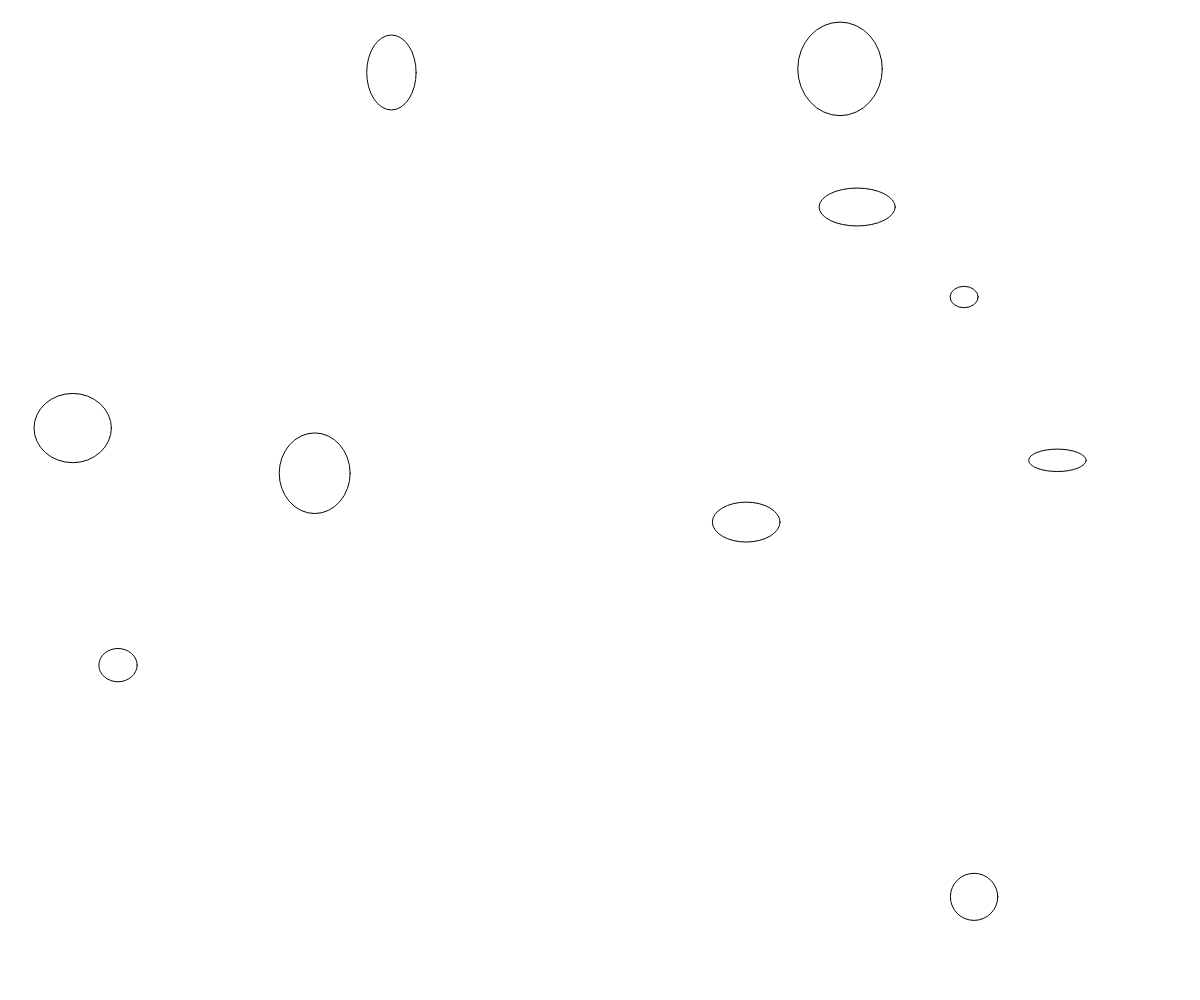
Frame 1 (no input)
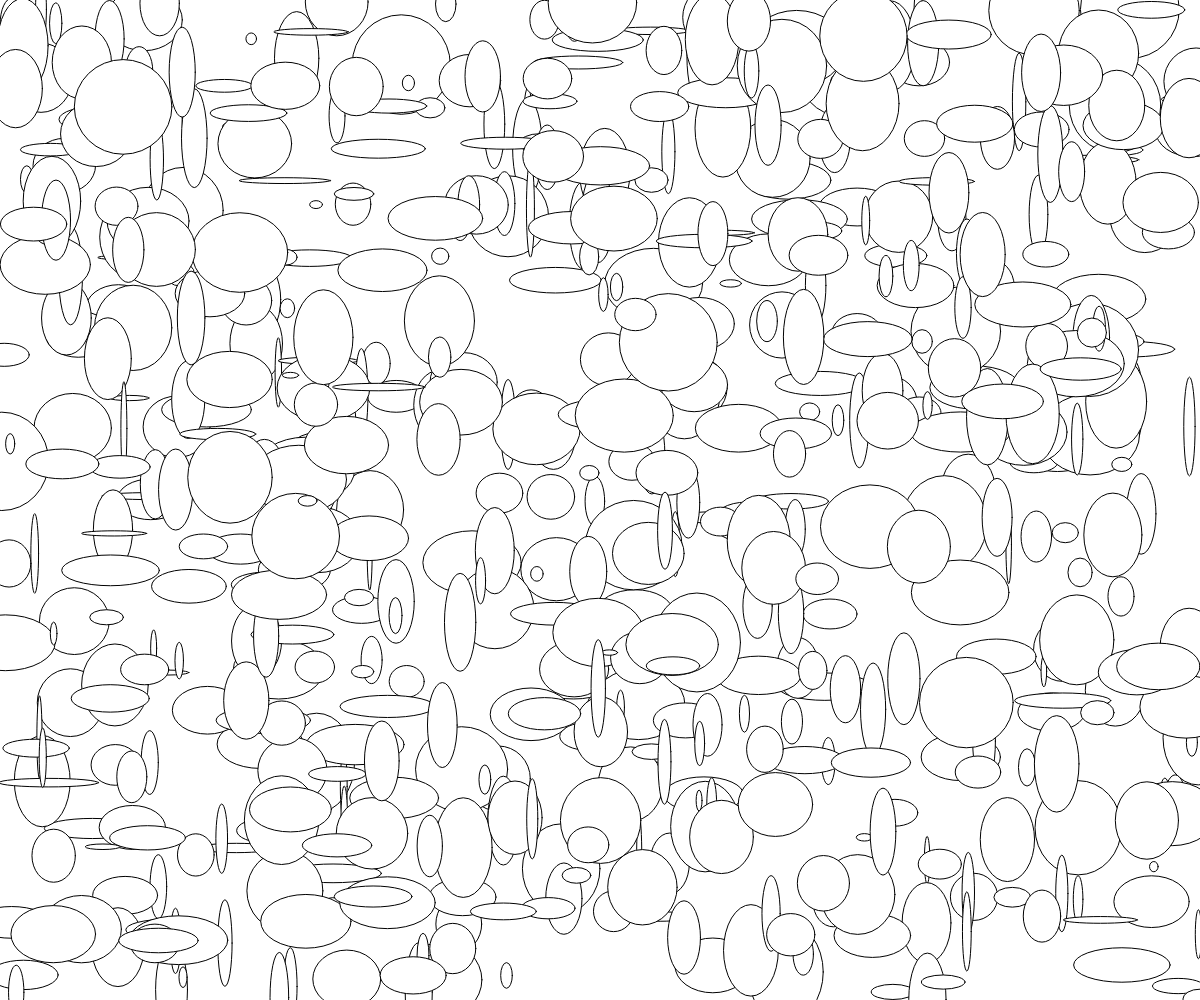
Frame 60 (no input)
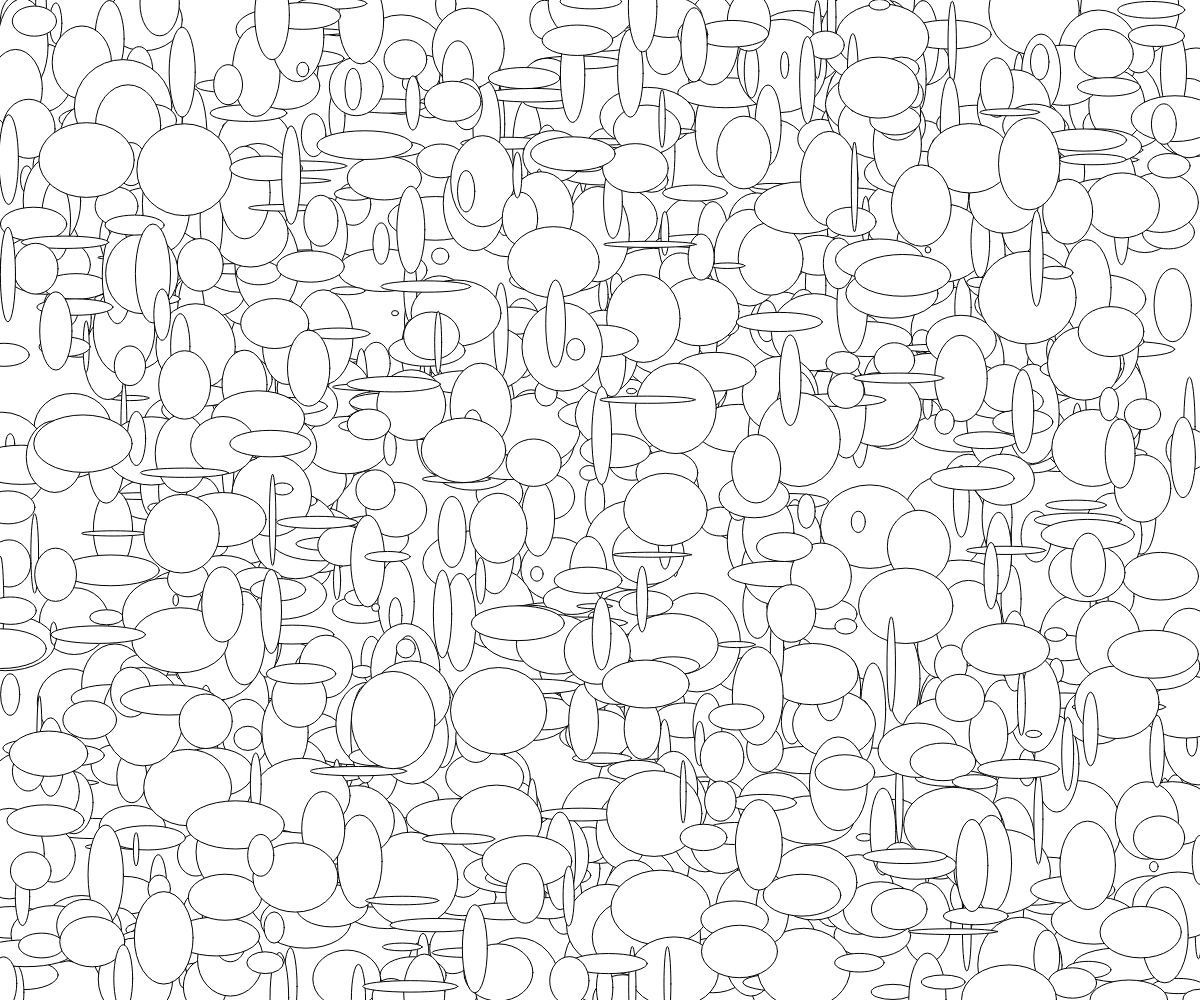
Frame 120 (the mouse pressed at the canvas centre since frame 60)

The p5.js sketch that drew these frames (run headless with seeded random() and noise() and a simulated clock; from frame 60 on, the mouse is pressed at the canvas centre):

// p5.js sketch
// ── sketch.js
let escala =20;

function setup() {
  createCanvas(windowWidth, windowHeight);
  for (let iterador = 0; iterador < 10; iterador++) {
    console.log(iterador)
  }
}

function draw() {
 /* background(80, 140, 20);
  fill(160, 0, 0);
  rect(mouseX, mouseY, 10*escala, 10*escala);
  console.log(frameCount) //serial print basicamente */
  for (let iterador = 0; iterador < 10; iterador++)
    ellipse(random(0, width),
           random (0, height),
           random(5, 100),
           random(5, 100)
           );
}
